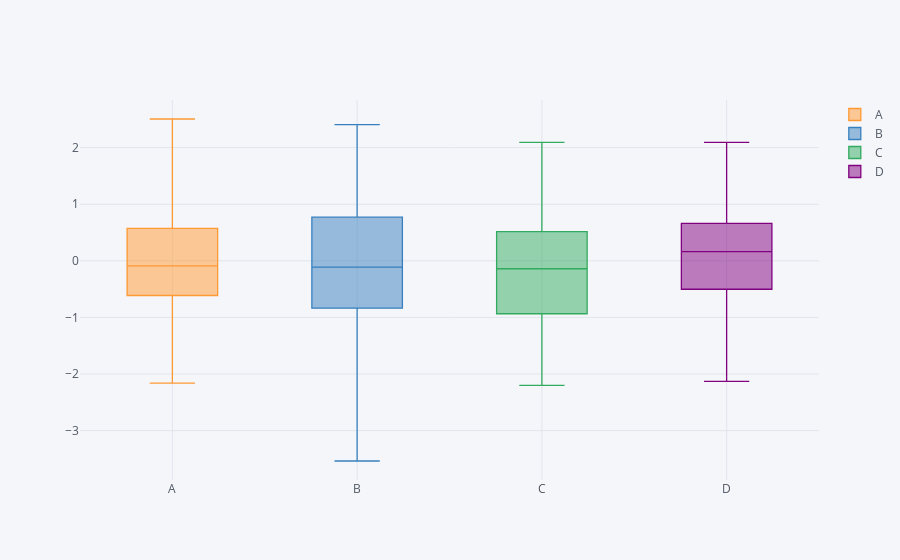

The cell this chart's notebook holds for it:
### Markdown cell above
## Box Plot

### Code cell
df.iplot(kind='box')
